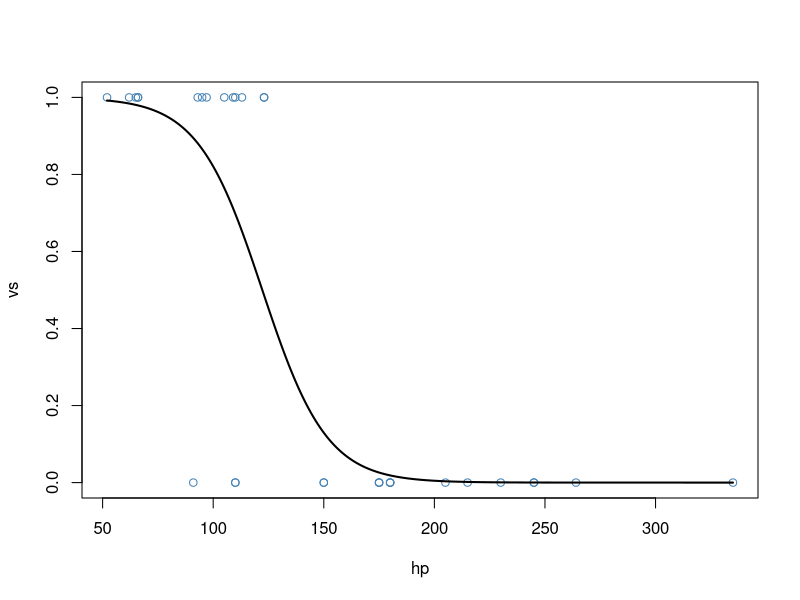
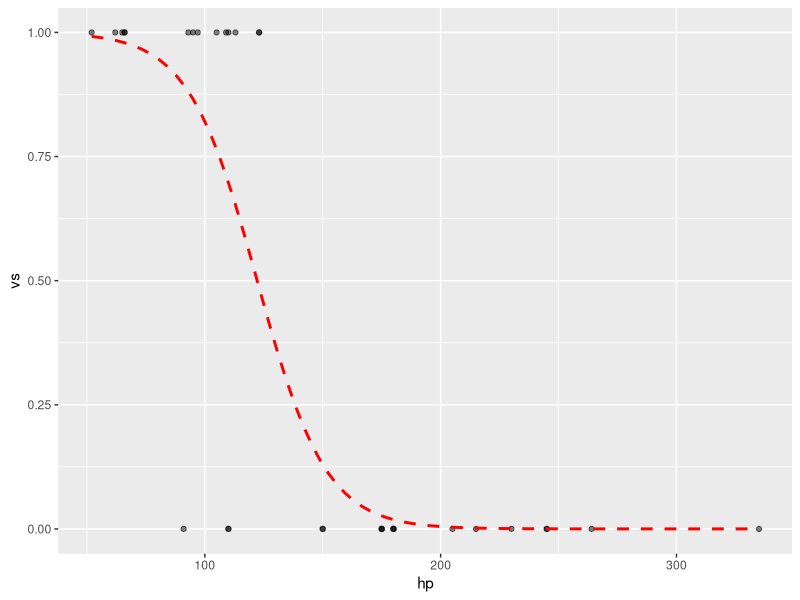

Here is the R script that generated these plots, in order:
# plot a logistic regression curve in base R
# fit logistic regression model
model <- glm(vs~hp, data=mtcars, family=binomial)
model

# define new data frame that contains predictor variable
newdata <- data.frame(hp=seq(min(mtcars$hp), max(mtcars$hp), len=500))
newdata

# use fitted model to predict values of vs
newdata$vs <- predict(model, newdata, type = "response")
newdata$vs

# plot logistic regression curve
plot(vs ~ hp, data=mtcars, col="steelblue")
lines(vs ~ hp, newdata, lwd=2)

# plot a logistic regression curve in ggplot2
library("ggplot2")

# plot logistic regression curve
ggplot(mtcars, aes(x=hp, y=vs)) +
  geom_point(alpha=0.5) +
  stat_smooth(method = "glm", se=FALSE, method.args = list(family=binomial),
              col="red", lty=2)
